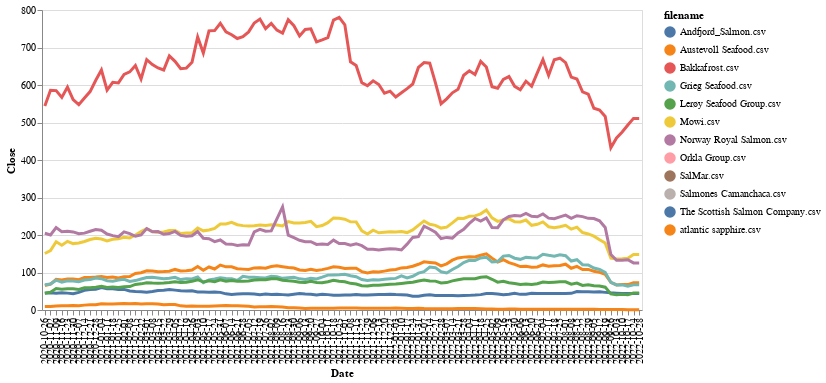

The notebook cell this image was saved under:
### Code cell
import altair as alt

highlight = alt.selection(type='single', on='mouseover',
                          fields=['filename'], nearest=True)

base = alt.Chart(aktie_tidsserie).encode(
    x='Date:O',
    y='Close',
    color='filename:N'
)

points = base.mark_circle().encode(
    opacity=alt.value(0)
).add_selection(
    highlight
).properties(
    width=600
)

lines = base.mark_line().encode(
    size=alt.condition(~highlight, alt.value(1), alt.value(3))
)

points + lines

### Figure 1 — Vega-Lite specification as saved in the notebook (floating-point values rounded to 4 significant figures; data arrays with more than 128 entries replaced by an {"elided": "..."} marker saying what was removed)
{"config": {"view": {"continuousWidth": 400, "continuousHeight": 300}}, "layer": [{"mark": "circle", "encoding": {"color": {"field": "filename", "type": "nominal"}, "opacity": {"value": 0}, "x": {"field": "Date", "type": "ordinal"}, "y": {"field": "Close", "type": "quantitative"}}, "selection": {"selector007": {"type": "single", "on": "mouseover", "fields": ["filename"], "nearest": true}}, "width": 600}, {"mark": "line", "encoding": {"color": {"field": "filename", "type": "nominal"}, "size": {"condition": {"value": 1, "selection": {"not": "selector007"}}, "value": 3}, "x": {"field": "Date", "type": "ordinal"}, "y": {"field": "Close", "type": "quantitative"}}}], "data": {"name": "data-bbe6620e615d315d0fabe37c3e34dd3c"}, "$schema": "https://vega.github.io/schema/vega-lite/v4.17.0.json", "datasets": {"data-bbe6620e615d315d0fabe37c3e34dd3c": {"elided": "1272 records"}}}
